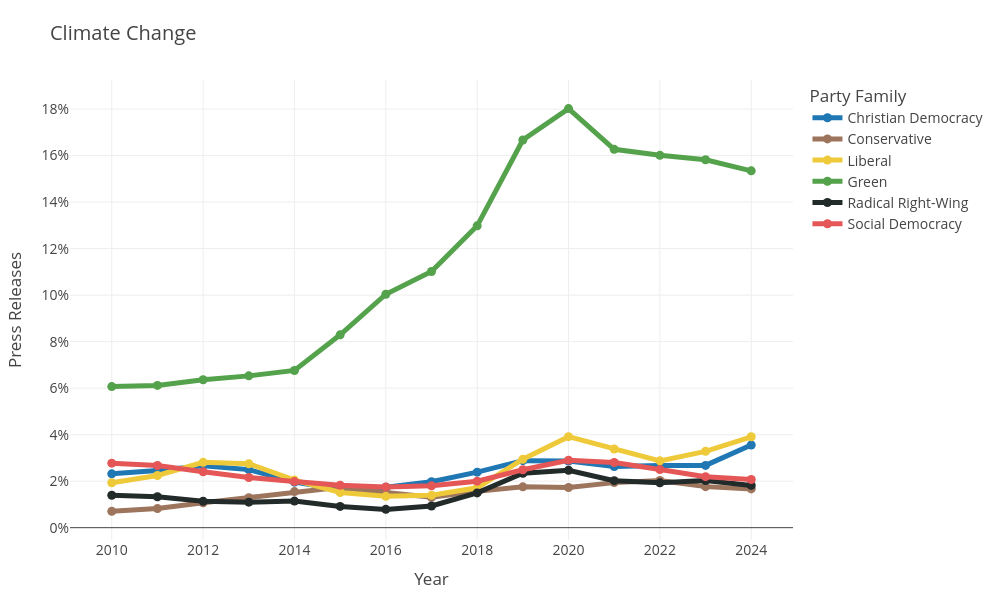
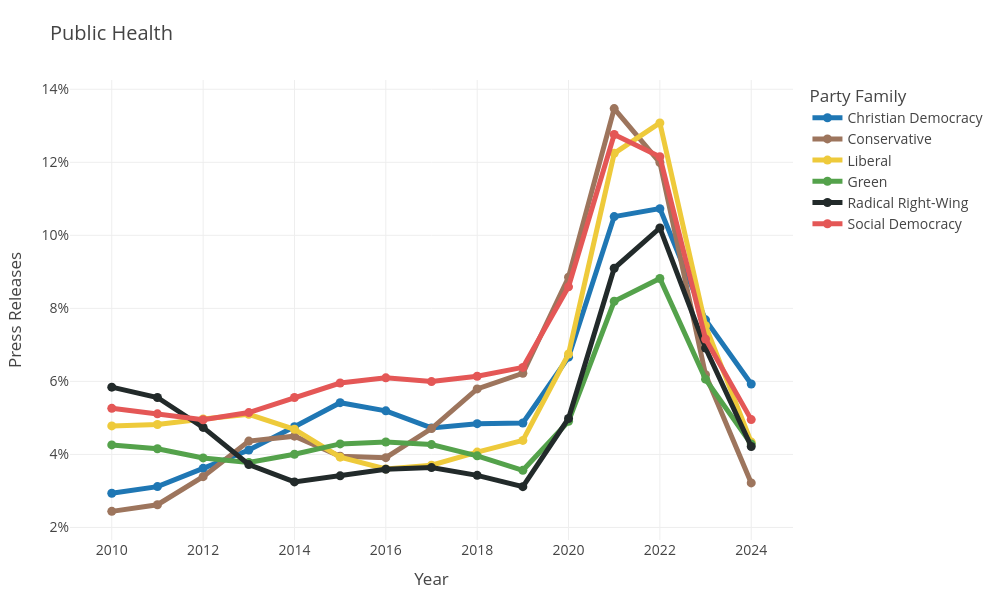
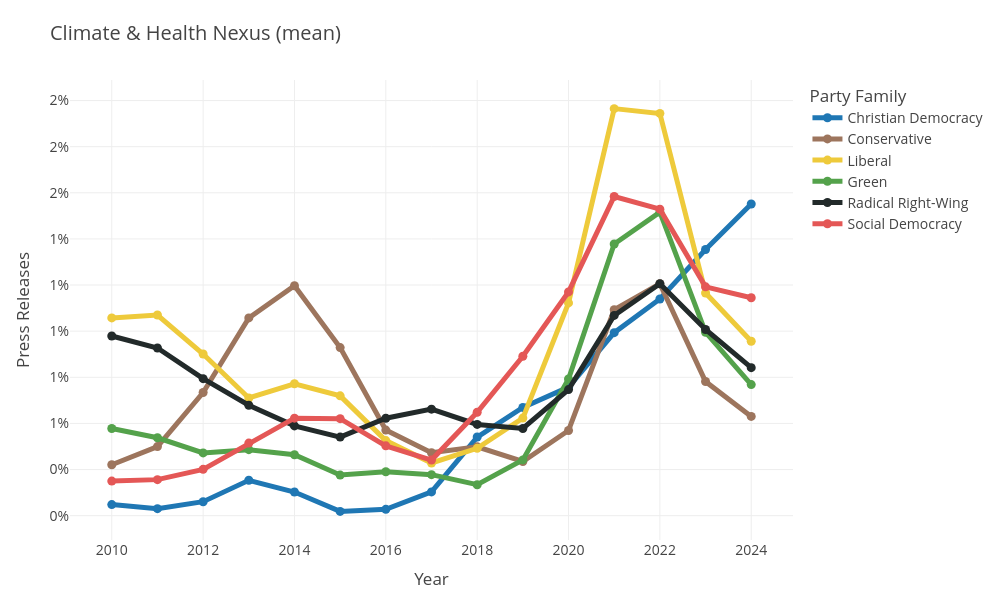
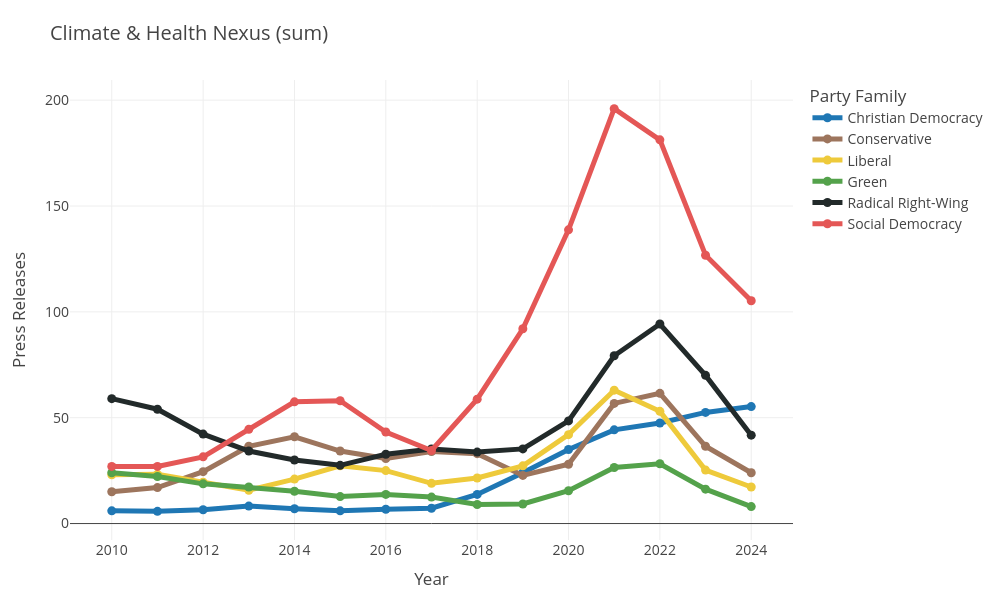

The notebook cell these images were saved under, in order:
### Code cell
# Generate individual subplot figures as separate PDFs

subplot_configs = {
    'environment_climate_issue1_mean': {
        'title': 'Climate Change',
        'filename': 'indicator_5_3_3_climate_change.pdf',
        'format_pct': True
    },
    'healthcare_issue1_mean': {
        'title': 'Public Health',
        'filename': 'indicator_5_3_3_public_health.pdf',
        'format_pct': True
    },
    'climate_health_mean': {
        'title': 'Climate & Health Nexus (mean)',
        'filename': 'indicator_5_3_3_nexus_mean.pdf',
        'format_pct': True
    },
    'climate_health_sum': {
        'title': 'Climate & Health Nexus (sum)',
        'filename': 'indicator_5_3_3_nexus_sum.pdf',
        'format_pct': False
    }
}

def create_single_subplot(df, col, config, save_path, party_colors=party_colors):
    """Create a single subplot figure and save it as PDF."""
    
    fig = go.Figure()
    
    for party_family in party_colors.keys():
        subset = df[df['party_family'] == party_family].copy()
        
        # smooth the line
        subset[col] = subset[col].rolling(window=2, min_periods=1).mean()
        subset[col] = subset[col].rolling(window=2, min_periods=1).mean()
        
        fig.add_trace(go.Scatter(
            x=subset['year'],
            y=subset[col],
            mode='lines+markers',
            name=party_family,
            line=dict(color=party_colors[party_family], width=5),
        ))
    
    # Update layout
    fig.update_layout(
        title=config['title'],
        xaxis_title='Year',
        yaxis_title='Press Releases',
        title_x=0.05,
        legend_title='Party Family',
        hovermode='x unified',
        width=1000,
        height=600,
        template='presentation',
        font=dict(size=14),
        margin=dict(l=70, r=50, t=80, b=60)
    )
    
    # Format y-axis as percentage if needed
    if config['format_pct']:
        fig.update_yaxes(tickformat=".0%")
    
    # Save figure
    fig.write_image(save_path, scale=5)
    print(f"Saved: {save_path}")

    # show figure
    fig.show()
    
# Generate each individual subplot
for col, config in subplot_configs.items():
    save_path = f"../appendix/{config['filename']}"
    create_single_subplot(df, col, config, save_path, party_colors)

### Figure 1 — Plotly figure (JSON) as saved in the notebook; plotly's stock layout.template omitted (floating-point values rounded to 4 significant figures)
{"data": [{"line": {"color": "#1f77b4", "width": 5}, "mode": "lines+markers", "name": "Christian Democracy", "type": "scatter", "x": [2010.0, 2011.0, 2012.0, 2013.0, 2014.0, 2015.0, 2016.0, 2017.0, 2018.0, 2019.0, 2020.0, 2021.0, 2022.0, 2023.0, 2024.0], "y": [0.02316, 0.02457, 0.02667, 0.02496, 0.01958, 0.01642, 0.0174, 0.01977, 0.02389, 0.02882, 0.02867, 0.02632, 0.0267, 0.02678, 0.03557]}, {"line": {"color": "#9D755D", "width": 5}, "mode": "lines+markers", "name": "Conservative", "type": "scatter", "x": [2010.0, 2011.0, 2012.0, 2013.0, 2014.0, 2015.0, 2016.0, 2017.0, 2018.0, 2019.0, 2020.0, 2021.0, 2022.0, 2023.0, 2024.0], "y": [0.007013, 0.008218, 0.0107, 0.0129, 0.01552, 0.01733, 0.01516, 0.01309, 0.01562, 0.01756, 0.01727, 0.01938, 0.02029, 0.01765, 0.01667]}, {"line": {"color": "#EECA3B", "width": 5}, "mode": "lines+markers", "name": "Liberal", "type": "scatter", "x": [2010.0, 2011.0, 2012.0, 2013.0, 2014.0, 2015.0, 2016.0, 2017.0, 2018.0, 2019.0, 2020.0, 2021.0, 2022.0, 2023.0, 2024.0], "y": [0.01931, 0.02244, 0.02811, 0.0275, 0.02047, 0.01513, 0.01349, 0.01393, 0.01716, 0.02943, 0.03913, 0.03384, 0.02873, 0.03282, 0.03908]}, {"line": {"color": "#54A24B", "width": 5}, "mode": "lines+markers", "name": "Green", "type": "scatter", "x": [2010.0, 2011.0, 2012.0, 2013.0, 2014.0, 2015.0, 2016.0, 2017.0, 2018.0, 2019.0, 2020.0, 2021.0, 2022.0, 2023.0, 2024.0], "y": [0.06066, 0.06116, 0.06362, 0.06528, 0.06761, 0.08292, 0.1004, 0.1102, 0.1298, 0.1667, 0.1802, 0.1627, 0.1601, 0.1582, 0.1534]}, {"line": {"color": "#222A2A", "width": 5}, "mode": "lines+markers", "name": "Radical Right-Wing", "type": "scatter", "x": [2010.0, 2011.0, 2012.0, 2013.0, 2014.0, 2015.0, 2016.0, 2017.0, 2018.0, 2019.0, 2020.0, 2021.0, 2022.0, 2023.0, 2024.0], "y": [0.01394, 0.01332, 0.01137, 0.01099, 0.01143, 0.009146, 0.007876, 0.009337, 0.01495, 0.02338, 0.02471, 0.02023, 0.0193, 0.02025, 0.01818]}, {"line": {"color": "#E45756", "width": 5}, "mode": "lines+markers", "name": "Social Democracy", "type": "scatter", "x": [2010.0, 2011.0, 2012.0, 2013.0, 2014.0, 2015.0, 2016.0, 2017.0, 2018.0, 2019.0, 2020.0, 2021.0, 2022.0, 2023.0, 2024.0], "y": [0.02773, 0.02675, 0.02405, 0.02156, 0.01983, 0.01823, 0.01752, 0.01801, 0.02, 0.02492, 0.02902, 0.02804, 0.02499, 0.02193, 0.02073]}], "layout": {"font": {"size": 14}, "height": 600, "hovermode": "x unified", "legend": {"title": {"text": "Party Family"}}, "margin": {"b": 60, "l": 70, "r": 50, "t": 80}, "title": {"text": "Climate Change", "x": 0.05}, "width": 1000, "xaxis": {"title": {"text": "Year"}}, "yaxis": {"tickformat": ".0%", "title": {"text": "Press Releases"}}}}

### Figure 2 — Plotly figure (JSON) as saved in the notebook; plotly's stock layout.template omitted (floating-point values rounded to 4 significant figures)
{"data": [{"line": {"color": "#1f77b4", "width": 5}, "mode": "lines+markers", "name": "Christian Democracy", "type": "scatter", "x": [2010.0, 2011.0, 2012.0, 2013.0, 2014.0, 2015.0, 2016.0, 2017.0, 2018.0, 2019.0, 2020.0, 2021.0, 2022.0, 2023.0, 2024.0], "y": [0.02936, 0.03118, 0.03619, 0.0412, 0.0476, 0.05417, 0.05194, 0.04726, 0.04842, 0.04861, 0.06664, 0.1051, 0.1073, 0.07685, 0.0593]}, {"line": {"color": "#9D755D", "width": 5}, "mode": "lines+markers", "name": "Conservative", "type": "scatter", "x": [2010.0, 2011.0, 2012.0, 2013.0, 2014.0, 2015.0, 2016.0, 2017.0, 2018.0, 2019.0, 2020.0, 2021.0, 2022.0, 2023.0, 2024.0], "y": [0.0244, 0.02622, 0.03392, 0.04366, 0.045, 0.03949, 0.03912, 0.04708, 0.05793, 0.06222, 0.08853, 0.1347, 0.1199, 0.06184, 0.03219]}, {"line": {"color": "#EECA3B", "width": 5}, "mode": "lines+markers", "name": "Liberal", "type": "scatter", "x": [2010.0, 2011.0, 2012.0, 2013.0, 2014.0, 2015.0, 2016.0, 2017.0, 2018.0, 2019.0, 2020.0, 2021.0, 2022.0, 2023.0, 2024.0], "y": [0.04782, 0.0482, 0.0497, 0.05098, 0.04688, 0.03925, 0.03603, 0.03706, 0.04064, 0.04384, 0.0675, 0.1225, 0.1308, 0.07523, 0.04338]}, {"line": {"color": "#54A24B", "width": 5}, "mode": "lines+markers", "name": "Green", "type": "scatter", "x": [2010.0, 2011.0, 2012.0, 2013.0, 2014.0, 2015.0, 2016.0, 2017.0, 2018.0, 2019.0, 2020.0, 2021.0, 2022.0, 2023.0, 2024.0], "y": [0.04261, 0.04154, 0.03904, 0.0378, 0.04006, 0.04288, 0.0434, 0.04269, 0.03961, 0.03565, 0.04905, 0.08194, 0.08819, 0.06061, 0.04284]}, {"line": {"color": "#222A2A", "width": 5}, "mode": "lines+markers", "name": "Radical Right-Wing", "type": "scatter", "x": [2010.0, 2011.0, 2012.0, 2013.0, 2014.0, 2015.0, 2016.0, 2017.0, 2018.0, 2019.0, 2020.0, 2021.0, 2022.0, 2023.0, 2024.0], "y": [0.05841, 0.05558, 0.04739, 0.03723, 0.03247, 0.03413, 0.03595, 0.0364, 0.03427, 0.03118, 0.04985, 0.09098, 0.102, 0.06915, 0.04217]}, {"line": {"color": "#E45756", "width": 5}, "mode": "lines+markers", "name": "Social Democracy", "type": "scatter", "x": [2010.0, 2011.0, 2012.0, 2013.0, 2014.0, 2015.0, 2016.0, 2017.0, 2018.0, 2019.0, 2020.0, 2021.0, 2022.0, 2023.0, 2024.0], "y": [0.05262, 0.05111, 0.04949, 0.05146, 0.05559, 0.05954, 0.06097, 0.05995, 0.06139, 0.06383, 0.08589, 0.1276, 0.1215, 0.07159, 0.04953]}], "layout": {"font": {"size": 14}, "height": 600, "hovermode": "x unified", "legend": {"title": {"text": "Party Family"}}, "margin": {"b": 60, "l": 70, "r": 50, "t": 80}, "title": {"text": "Public Health", "x": 0.05}, "width": 1000, "xaxis": {"title": {"text": "Year"}}, "yaxis": {"tickformat": ".0%", "title": {"text": "Press Releases"}}}}

### Figure 3 — Plotly figure (JSON) as saved in the notebook; plotly's stock layout.template omitted (floating-point values rounded to 4 significant figures)
{"data": [{"line": {"color": "#1f77b4", "width": 5}, "mode": "lines+markers", "name": "Christian Democracy", "type": "scatter", "x": [2010.0, 2011.0, 2012.0, 2013.0, 2014.0, 2015.0, 2016.0, 2017.0, 2018.0, 2019.0, 2020.0, 2021.0, 2022.0, 2023.0, 2024.0], "y": [0.002481, 0.002306, 0.002606, 0.003535, 0.003026, 0.002187, 0.002276, 0.003031, 0.00541, 0.006695, 0.007572, 0.009935, 0.0114, 0.01354, 0.01552]}, {"line": {"color": "#9D755D", "width": 5}, "mode": "lines+markers", "name": "Conservative", "type": "scatter", "x": [2010.0, 2011.0, 2012.0, 2013.0, 2014.0, 2015.0, 2016.0, 2017.0, 2018.0, 2019.0, 2020.0, 2021.0, 2022.0, 2023.0, 2024.0], "y": [0.004208, 0.004995, 0.007339, 0.01057, 0.01197, 0.009289, 0.005711, 0.004727, 0.004986, 0.004349, 0.005695, 0.01093, 0.01206, 0.007817, 0.006304]}, {"line": {"color": "#EECA3B", "width": 5}, "mode": "lines+markers", "name": "Liberal", "type": "scatter", "x": [2010.0, 2011.0, 2012.0, 2013.0, 2014.0, 2015.0, 2016.0, 2017.0, 2018.0, 2019.0, 2020.0, 2021.0, 2022.0, 2023.0, 2024.0], "y": [0.01057, 0.0107, 0.00901, 0.007102, 0.007719, 0.007195, 0.005257, 0.004286, 0.00492, 0.006231, 0.01122, 0.01965, 0.01944, 0.01166, 0.009564]}, {"line": {"color": "#54A24B", "width": 5}, "mode": "lines+markers", "name": "Green", "type": "scatter", "x": [2010.0, 2011.0, 2012.0, 2013.0, 2014.0, 2015.0, 2016.0, 2017.0, 2018.0, 2019.0, 2020.0, 2021.0, 2022.0, 2023.0, 2024.0], "y": [0.005778, 0.005377, 0.004721, 0.004861, 0.004642, 0.003761, 0.003903, 0.003779, 0.003343, 0.004418, 0.007928, 0.01378, 0.01516, 0.009951, 0.007683]}, {"line": {"color": "#222A2A", "width": 5}, "mode": "lines+markers", "name": "Radical Right-Wing", "type": "scatter", "x": [2010.0, 2011.0, 2012.0, 2013.0, 2014.0, 2015.0, 2016.0, 2017.0, 2018.0, 2019.0, 2020.0, 2021.0, 2022.0, 2023.0, 2024.0], "y": [0.009791, 0.009272, 0.00794, 0.006787, 0.005892, 0.005409, 0.006225, 0.006619, 0.005956, 0.005781, 0.007466, 0.01068, 0.01205, 0.01007, 0.008417]}, {"line": {"color": "#E45756", "width": 5}, "mode": "lines+markers", "name": "Social Democracy", "type": "scatter", "x": [2010.0, 2011.0, 2012.0, 2013.0, 2014.0, 2015.0, 2016.0, 2017.0, 2018.0, 2019.0, 2020.0, 2021.0, 2022.0, 2023.0, 2024.0], "y": [0.003499, 0.003563, 0.004009, 0.005148, 0.006229, 0.006207, 0.005028, 0.004412, 0.006486, 0.008914, 0.0117, 0.01584, 0.01529, 0.01192, 0.01145]}], "layout": {"font": {"size": 14}, "height": 600, "hovermode": "x unified", "legend": {"title": {"text": "Party Family"}}, "margin": {"b": 60, "l": 70, "r": 50, "t": 80}, "title": {"text": "Climate & Health Nexus (mean)", "x": 0.05}, "width": 1000, "xaxis": {"title": {"text": "Year"}}, "yaxis": {"tickformat": ".0%", "title": {"text": "Press Releases"}}}}

### Figure 4 — Plotly figure (JSON) as saved in the notebook; plotly's stock layout.template omitted (floating-point values rounded to 4 significant figures)
{"data": [{"line": {"color": "#1f77b4", "width": 5}, "mode": "lines+markers", "name": "Christian Democracy", "type": "scatter", "x": [2010.0, 2011.0, 2012.0, 2013.0, 2014.0, 2015.0, 2016.0, 2017.0, 2018.0, 2019.0, 2020.0, 2021.0, 2022.0, 2023.0, 2024.0], "y": [6.0, 5.75, 6.5, 8.25, 7.0, 6.0, 6.75, 7.25, 13.75, 24.0, 35.0, 44.25, 47.5, 52.5, 55.25]}, {"line": {"color": "#9D755D", "width": 5}, "mode": "lines+markers", "name": "Conservative", "type": "scatter", "x": [2010.0, 2011.0, 2012.0, 2013.0, 2014.0, 2015.0, 2016.0, 2017.0, 2018.0, 2019.0, 2020.0, 2021.0, 2022.0, 2023.0, 2024.0], "y": [15.0, 17.0, 24.5, 36.5, 41.0, 34.25, 30.75, 34.0, 33.0, 22.75, 28.0, 56.75, 61.5, 36.5, 24.0]}, {"line": {"color": "#EECA3B", "width": 5}, "mode": "lines+markers", "name": "Liberal", "type": "scatter", "x": [2010.0, 2011.0, 2012.0, 2013.0, 2014.0, 2015.0, 2016.0, 2017.0, 2018.0, 2019.0, 2020.0, 2021.0, 2022.0, 2023.0, 2024.0], "y": [23.0, 23.25, 19.5, 15.75, 21.0, 27.25, 25.0, 19.0, 21.5, 27.25, 42.0, 63.0, 53.0, 25.25, 17.25]}, {"line": {"color": "#54A24B", "width": 5}, "mode": "lines+markers", "name": "Green", "type": "scatter", "x": [2010.0, 2011.0, 2012.0, 2013.0, 2014.0, 2015.0, 2016.0, 2017.0, 2018.0, 2019.0, 2020.0, 2021.0, 2022.0, 2023.0, 2024.0], "y": [24.0, 22.25, 18.75, 17.25, 15.25, 12.75, 13.75, 12.5, 9.0, 9.25, 15.5, 26.5, 28.25, 16.25, 8.0]}, {"line": {"color": "#222A2A", "width": 5}, "mode": "lines+markers", "name": "Radical Right-Wing", "type": "scatter", "x": [2010.0, 2011.0, 2012.0, 2013.0, 2014.0, 2015.0, 2016.0, 2017.0, 2018.0, 2019.0, 2020.0, 2021.0, 2022.0, 2023.0, 2024.0], "y": [59.0, 54.0, 42.25, 34.25, 30.0, 27.5, 32.75, 35.25, 33.75, 35.25, 48.5, 79.25, 94.25, 70.0, 41.75]}, {"line": {"color": "#E45756", "width": 5}, "mode": "lines+markers", "name": "Social Democracy", "type": "scatter", "x": [2010.0, 2011.0, 2012.0, 2013.0, 2014.0, 2015.0, 2016.0, 2017.0, 2018.0, 2019.0, 2020.0, 2021.0, 2022.0, 2023.0, 2024.0], "y": [27.0, 27.0, 31.5, 44.5, 57.5, 58.0, 43.25, 34.5, 58.75, 92.0, 138.8, 196.0, 181.2, 126.8, 105.2]}], "layout": {"font": {"size": 14}, "height": 600, "hovermode": "x unified", "legend": {"title": {"text": "Party Family"}}, "margin": {"b": 60, "l": 70, "r": 50, "t": 80}, "title": {"text": "Climate & Health Nexus (sum)", "x": 0.05}, "width": 1000, "xaxis": {"title": {"text": "Year"}}, "yaxis": {"title": {"text": "Press Releases"}}}}
